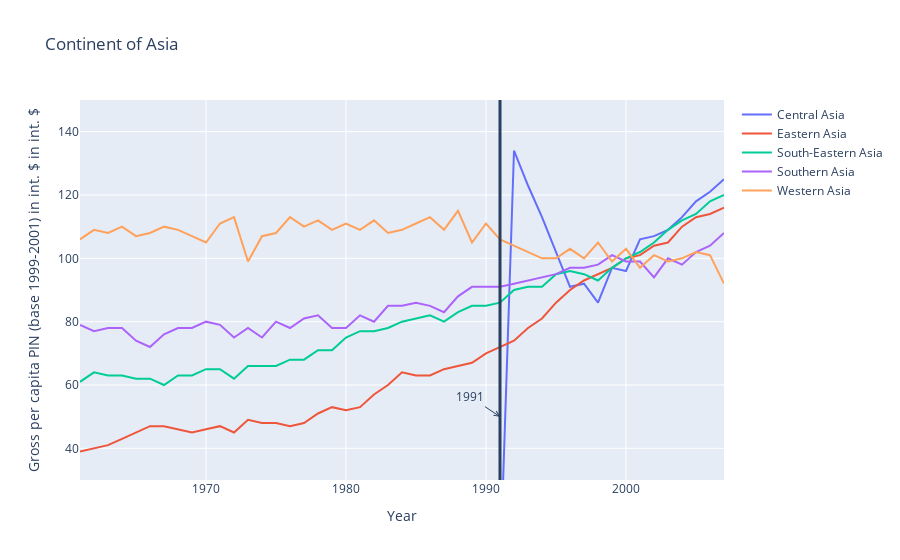

Write notebook code for a chart like this one.
### Markdown cell above
By looking at a rolling mean of 5 years, we can see that Asia has had a significate increase in Gross per capita PIN.

### Code cell
# Selecting only the countries on the continent of Asia
asia_areas = {'South-Eastern Asia', 'Eastern Asia', 'Central Asia', 'Southern Asia', 'Western Asia'}
asia_name = 'Continent of Asia'

# Generating the plot
fig = px.line(extract_data(asia_areas), x='year', y='value', color='country_or_area', hover_name='country_or_area', hover_data=['year', 'value'], title=asia_name
             ).for_each_trace(lambda t: t.update(name=t.name.replace('country_or_area=','')))

# Updating the x and y axis titles to reflect the data
fig.update_xaxes(title_text='Year')
fig.update_yaxes(title_text='Gross per capita PIN (base 1999-2001) in int. $ in int. $')
fig.update_yaxes(range=[30, 150])

# Adding a line and annotation to the year 1991 to represent the collapse of the USSR
fig.add_shape(go.layout.Shape(type="line", x0=1991, y0=0, x1=1991, y1=150, line=dict(width=3)))
fig.update_layout(annotations=[go.layout.Annotation(x=1991, y=50, text='1991', showarrow=True, arrowhead=5, ax=-30, ay=-20)])

fig.show()

### Figure 1 — Plotly figure (JSON) as saved in the notebook; plotly's stock layout.template omitted (floating-point values rounded to 4 significant figures)
{"data": [{"customdata": [[1961, 0], [1962, 0], [1963, 0], [1964, 0], [1965, 0], [1966, 0], [1967, 0], [1968, 0], [1969, 0], [1970, 0], [1971, 0], [1972, 0], [1973, 0], [1974, 0], [1975, 0], [1976, 0], [1977, 0], [1978, 0], [1979, 0], [1980, 0], [1981, 0], [1982, 0], [1983, 0], [1984, 0], [1985, 0], [1986, 0], [1987, 0], [1988, 0], [1989, 0], [1990, 0], [1991, 0], [1992, 134], [1993, 123], [1994, 113], [1995, 102], [1996, 91], [1997, 92], [1998, 86], [1999, 97], [2000, 96], [2001, 106], [2002, 107], [2003, 109], [2004, 113], [2005, 118], [2006, 121], [2007, 125]], "hoverlabel": {"namelength": 0}, "hovertemplate": "<b>%{hovertext}</b><br><br>country_or_area=Central Asia<br>year=%{customdata[0]}<br>value=%{customdata[1]}", "hovertext": ["Central Asia", "Central Asia", "Central Asia", "Central Asia", "Central Asia", "Central Asia", "Central Asia", "Central Asia", "Central Asia", "Central Asia", "Central Asia", "Central Asia", "Central Asia", "Central Asia", "Central Asia", "Central Asia", "Central Asia", "Central Asia", "Central Asia", "Central Asia", "Central Asia", "Central Asia", "Central Asia", "Central Asia", "Central Asia", "Central Asia", "Central Asia", "Central Asia", "Central Asia", "Central Asia", "Central Asia", "Central Asia", "Central Asia", "Central Asia", "Central Asia", "Central Asia", "Central Asia", "Central Asia", "Central Asia", "Central Asia", "Central Asia", "Central Asia", "Central Asia", "Central Asia", "Central Asia", "Central Asia", "Central Asia"], "legendgroup": "country_or_area=Central Asia", "line": {"color": "#636efa", "dash": "solid"}, "mode": "lines", "name": "Central Asia", "showlegend": true, "type": "scatter", "x": [1961, 1962, 1963, 1964, 1965, 1966, 1967, 1968, 1969, 1970, 1971, 1972, 1973, 1974, 1975, 1976, 1977, 1978, 1979, 1980, 1981, 1982, 1983, 1984, 1985, 1986, 1987, 1988, 1989, 1990, 1991, 1992, 1993, 1994, 1995, 1996, 1997, 1998, 1999, 2000, 2001, 2002, 2003, 2004, 2005, 2006, 2007], "xaxis": "x", "y": [0, 0, 0, 0, 0, 0, 0, 0, 0, 0, 0, 0, 0, 0, 0, 0, 0, 0, 0, 0, 0, 0, 0, 0, 0, 0, 0, 0, 0, 0, 0, 134, 123, 113, 102, 91, 92, 86, 97, 96, 106, 107, 109, 113, 118, 121, 125], "yaxis": "y"}, {"customdata": [[1961, 39], [1962, 40], [1963, 41], [1964, 43], [1965, 45], [1966, 47], [1967, 47], [1968, 46], [1969, 45], [1970, 46], [1971, 47], [1972, 45], [1973, 49], [1974, 48], [1975, 48], [1976, 47], [1977, 48], [1978, 51], [1979, 53], [1980, 52], [1981, 53], [1982, 57], [1983, 60], [1984, 64], [1985, 63], [1986, 63], [1987, 65], [1988, 66], [1989, 67], [1990, 70], [1991, 72], [1992, 74], [1993, 78], [1994, 81], [1995, 86], [1996, 90], [1997, 93], [1998, 95], [1999, 97], [2000, 100], [2001, 101], [2002, 104], [2003, 105], [2004, 110], [2005, 113], [2006, 114], [2007, 116]], "hoverlabel": {"namelength": 0}, "hovertemplate": "<b>%{hovertext}</b><br><br>country_or_area=Eastern Asia<br>year=%{customdata[0]}<br>value=%{customdata[1]}", "hovertext": ["Eastern Asia", "Eastern Asia", "Eastern Asia", "Eastern Asia", "Eastern Asia", "Eastern Asia", "Eastern Asia", "Eastern Asia", "Eastern Asia", "Eastern Asia", "Eastern Asia", "Eastern Asia", "Eastern Asia", "Eastern Asia", "Eastern Asia", "Eastern Asia", "Eastern Asia", "Eastern Asia", "Eastern Asia", "Eastern Asia", "Eastern Asia", "Eastern Asia", "Eastern Asia", "Eastern Asia", "Eastern Asia", "Eastern Asia", "Eastern Asia", "Eastern Asia", "Eastern Asia", "Eastern Asia", "Eastern Asia", "Eastern Asia", "Eastern Asia", "Eastern Asia", "Eastern Asia", "Eastern Asia", "Eastern Asia", "Eastern Asia", "Eastern Asia", "Eastern Asia", "Eastern Asia", "Eastern Asia", "Eastern Asia", "Eastern Asia", "Eastern Asia", "Eastern Asia", "Eastern Asia"], "legendgroup": "country_or_area=Eastern Asia", "line": {"color": "#EF553B", "dash": "solid"}, "mode": "lines", "name": "Eastern Asia", "showlegend": true, "type": "scatter", "x": [1961, 1962, 1963, 1964, 1965, 1966, 1967, 1968, 1969, 1970, 1971, 1972, 1973, 1974, 1975, 1976, 1977, 1978, 1979, 1980, 1981, 1982, 1983, 1984, 1985, 1986, 1987, 1988, 1989, 1990, 1991, 1992, 1993, 1994, 1995, 1996, 1997, 1998, 1999, 2000, 2001, 2002, 2003, 2004, 2005, 2006, 2007], "xaxis": "x", "y": [39, 40, 41, 43, 45, 47, 47, 46, 45, 46, 47, 45, 49, 48, 48, 47, 48, 51, 53, 52, 53, 57, 60, 64, 63, 63, 65, 66, 67, 70, 72, 74, 78, 81, 86, 90, 93, 95, 97, 100, 101, 104, 105, 110, 113, 114, 116], "yaxis": "y"}, {"customdata": [[1961, 61], [1962, 64], [1963, 63], [1964, 63], [1965, 62], [1966, 62], [1967, 60], [1968, 63], [1969, 63], [1970, 65], [1971, 65], [1972, 62], [1973, 66], [1974, 66], [1975, 66], [1976, 68], [1977, 68], [1978, 71], [1979, 71], [1980, 75], [1981, 77], [1982, 77], [1983, 78], [1984, 80], [1985, 81], [1986, 82], [1987, 80], [1988, 83], [1989, 85], [1990, 85], [1991, 86], [1992, 90], [1993, 91], [1994, 91], [1995, 95], [1996, 96], [1997, 95], [1998, 93], [1999, 97], [2000, 100], [2001, 102], [2002, 105], [2003, 109], [2004, 112], [2005, 114], [2006, 118], [2007, 120]], "hoverlabel": {"namelength": 0}, "hovertemplate": "<b>%{hovertext}</b><br><br>country_or_area=South-Eastern Asia<br>year=%{customdata[0]}<br>value=%{customdata[1]}", "hovertext": ["South-Eastern Asia", "South-Eastern Asia", "South-Eastern Asia", "South-Eastern Asia", "South-Eastern Asia", "South-Eastern Asia", "South-Eastern Asia", "South-Eastern Asia", "South-Eastern Asia", "South-Eastern Asia", "South-Eastern Asia", "South-Eastern Asia", "South-Eastern Asia", "South-Eastern Asia", "South-Eastern Asia", "South-Eastern Asia", "South-Eastern Asia", "South-Eastern Asia", "South-Eastern Asia", "South-Eastern Asia", "South-Eastern Asia", "South-Eastern Asia", "South-Eastern Asia", "South-Eastern Asia", "South-Eastern Asia", "South-Eastern Asia", "South-Eastern Asia", "South-Eastern Asia", "South-Eastern Asia", "South-Eastern Asia", "South-Eastern Asia", "South-Eastern Asia", "South-Eastern Asia", "South-Eastern Asia", "South-Eastern Asia", "South-Eastern Asia", "South-Eastern Asia", "South-Eastern Asia", "South-Eastern Asia", "South-Eastern Asia", "South-Eastern Asia", "South-Eastern Asia", "South-Eastern Asia", "South-Eastern Asia", "South-Eastern Asia", "South-Eastern Asia", "South-Eastern Asia"], "legendgroup": "country_or_area=South-Eastern Asia", "line": {"color": "#00cc96", "dash": "solid"}, "mode": "lines", "name": "South-Eastern Asia", "showlegend": true, "type": "scatter", "x": [1961, 1962, 1963, 1964, 1965, 1966, 1967, 1968, 1969, 1970, 1971, 1972, 1973, 1974, 1975, 1976, 1977, 1978, 1979, 1980, 1981, 1982, 1983, 1984, 1985, 1986, 1987, 1988, 1989, 1990, 1991, 1992, 1993, 1994, 1995, 1996, 1997, 1998, 1999, 2000, 2001, 2002, 2003, 2004, 2005, 2006, 2007], "xaxis": "x", "y": [61, 64, 63, 63, 62, 62, 60, 63, 63, 65, 65, 62, 66, 66, 66, 68, 68, 71, 71, 75, 77, 77, 78, 80, 81, 82, 80, 83, 85, 85, 86, 90, 91, 91, 95, 96, 95, 93, 97, 100, 102, 105, 109, 112, 114, 118, 120], "yaxis": "y"}, {"customdata": [[1961, 79], [1962, 77], [1963, 78], [1964, 78], [1965, 74], [1966, 72], [1967, 76], [1968, 78], [1969, 78], [1970, 80], [1971, 79], [1972, 75], [1973, 78], [1974, 75], [1975, 80], [1976, 78], [1977, 81], [1978, 82], [1979, 78], [1980, 78], [1981, 82], [1982, 80], [1983, 85], [1984, 85], [1985, 86], [1986, 85], [1987, 83], [1988, 88], [1989, 91], [1990, 91], [1991, 91], [1992, 92], [1993, 93], [1994, 94], [1995, 95], [1996, 97], [1997, 97], [1998, 98], [1999, 101], [2000, 99], [2001, 99], [2002, 94], [2003, 100], [2004, 98], [2005, 102], [2006, 104], [2007, 108]], "hoverlabel": {"namelength": 0}, "hovertemplate": "<b>%{hovertext}</b><br><br>country_or_area=Southern Asia<br>year=%{customdata[0]}<br>value=%{customdata[1]}", "hovertext": ["Southern Asia", "Southern Asia", "Southern Asia", "Southern Asia", "Southern Asia", "Southern Asia", "Southern Asia", "Southern Asia", "Southern Asia", "Southern Asia", "Southern Asia", "Southern Asia", "Southern Asia", "Southern Asia", "Southern Asia", "Southern Asia", "Southern Asia", "Southern Asia", "Southern Asia", "Southern Asia", "Southern Asia", "Southern Asia", "Southern Asia", "Southern Asia", "Southern Asia", "Southern Asia", "Southern Asia", "Southern Asia", "Southern Asia", "Southern Asia", "Southern Asia", "Southern Asia", "Southern Asia", "Southern Asia", "Southern Asia", "Southern Asia", "Southern Asia", "Southern Asia", "Southern Asia", "Southern Asia", "Southern Asia", "Southern Asia", "Southern Asia", "Southern Asia", "Southern Asia", "Southern Asia", "Southern Asia"], "legendgroup": "country_or_area=Southern Asia", "line": {"color": "#ab63fa", "dash": "solid"}, "mode": "lines", "name": "Southern Asia", "showlegend": true, "type": "scatter", "x": [1961, 1962, 1963, 1964, 1965, 1966, 1967, 1968, 1969, 1970, 1971, 1972, 1973, 1974, 1975, 1976, 1977, 1978, 1979, 1980, 1981, 1982, 1983, 1984, 1985, 1986, 1987, 1988, 1989, 1990, 1991, 1992, 1993, 1994, 1995, 1996, 1997, 1998, 1999, 2000, 2001, 2002, 2003, 2004, 2005, 2006, 2007], "xaxis": "x", "y": [79, 77, 78, 78, 74, 72, 76, 78, 78, 80, 79, 75, 78, 75, 80, 78, 81, 82, 78, 78, 82, 80, 85, 85, 86, 85, 83, 88, 91, 91, 91, 92, 93, 94, 95, 97, 97, 98, 101, 99, 99, 94, 100, 98, 102, 104, 108], "yaxis": "y"}, {"customdata": [[1961, 106], [1962, 109], [1963, 108], [1964, 110], [1965, 107], [1966, 108], [1967, 110], [1968, 109], [1969, 107], [1970, 105], [1971, 111], [1972, 113], [1973, 99], [1974, 107], [1975, 108], [1976, 113], [1977, 110], [1978, 112], [1979, 109], [1980, 111], [1981, 109], [1982, 112], [1983, 108], [1984, 109], [1985, 111], [1986, 113], [1987, 109], [1988, 115], [1989, 105], [1990, 111], [1991, 106], [1992, 104], [1993, 102], [1994, 100], [1995, 100], [1996, 103], [1997, 100], [1998, 105], [1999, 99], [2000, 103], [2001, 97], [2002, 101], [2003, 99], [2004, 100], [2005, 102], [2006, 101], [2007, 92]], "hoverlabel": {"namelength": 0}, "hovertemplate": "<b>%{hovertext}</b><br><br>country_or_area=Western Asia<br>year=%{customdata[0]}<br>value=%{customdata[1]}", "hovertext": ["Western Asia", "Western Asia", "Western Asia", "Western Asia", "Western Asia", "Western Asia", "Western Asia", "Western Asia", "Western Asia", "Western Asia", "Western Asia", "Western Asia", "Western Asia", "Western Asia", "Western Asia", "Western Asia", "Western Asia", "Western Asia", "Western Asia", "Western Asia", "Western Asia", "Western Asia", "Western Asia", "Western Asia", "Western Asia", "Western Asia", "Western Asia", "Western Asia", "Western Asia", "Western Asia", "Western Asia", "Western Asia", "Western Asia", "Western Asia", "Western Asia", "Western Asia", "Western Asia", "Western Asia", "Western Asia", "Western Asia", "Western Asia", "Western Asia", "Western Asia", "Western Asia", "Western Asia", "Western Asia", "Western Asia"], "legendgroup": "country_or_area=Western Asia", "line": {"color": "#FFA15A", "dash": "solid"}, "mode": "lines", "name": "Western Asia", "showlegend": true, "type": "scatter", "x": [1961, 1962, 1963, 1964, 1965, 1966, 1967, 1968, 1969, 1970, 1971, 1972, 1973, 1974, 1975, 1976, 1977, 1978, 1979, 1980, 1981, 1982, 1983, 1984, 1985, 1986, 1987, 1988, 1989, 1990, 1991, 1992, 1993, 1994, 1995, 1996, 1997, 1998, 1999, 2000, 2001, 2002, 2003, 2004, 2005, 2006, 2007], "xaxis": "x", "y": [106, 109, 108, 110, 107, 108, 110, 109, 107, 105, 111, 113, 99, 107, 108, 113, 110, 112, 109, 111, 109, 112, 108, 109, 111, 113, 109, 115, 105, 111, 106, 104, 102, 100, 100, 103, 100, 105, 99, 103, 97, 101, 99, 100, 102, 101, 92], "yaxis": "y"}], "layout": {"annotations": [{"arrowhead": 5, "ax": -30, "ay": -20, "showarrow": true, "text": "1991", "x": 1991, "y": 50}], "autosize": true, "legend": {"tracegroupgap": 0}, "shapes": [{"line": {"width": 3}, "type": "line", "x0": 1991, "x1": 1991, "y0": 0, "y1": 150}], "title": {"text": "Continent of Asia"}, "xaxis": {"anchor": "y", "autorange": true, "domain": [0, 1], "range": [1961, 2007], "title": {"text": "Year"}, "type": "linear"}, "yaxis": {"anchor": "x", "domain": [0, 1], "range": [30, 150], "title": {"text": "Gross per capita PIN (base 1999-2001) in int. $ in int. $"}, "type": "linear"}}}
